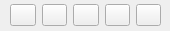
<?xml version="1.0" encoding="UTF-8"?>
<ui version="4.0">
 <class>frmStausbar</class>
 <widget class="QWidget" name="frmStausbar">
  <property name="geometry">
   <rect>
    <x>0</x>
    <y>0</y>
    <width>170</width>
    <height>31</height>
   </rect>
  </property>
  <property name="windowTitle">
   <string>Form</string>
  </property>
  <widget class="QWidget" name="horizontalLayoutWidget">
   <property name="geometry">
    <rect>
     <x>10</x>
     <y>0</y>
     <width>151</width>
     <height>31</height>
    </rect>
   </property>
   <layout class="QHBoxLayout" name="horizontalLayout">
    <item>
     <widget class="QPushButton" name="btnUser">
      <property name="text">
       <string/>
      </property>
     </widget>
    </item>
    <item>
     <widget class="QPushButton" name="btnType">
      <property name="text">
       <string/>
      </property>
     </widget>
    </item>
    <item>
     <widget class="QPushButton" name="btnPunctuation">
      <property name="text">
       <string/>
      </property>
     </widget>
    </item>
    <item>
     <widget class="QPushButton" name="btnKeyboard">
      <property name="text">
       <string/>
      </property>
     </widget>
    </item>
    <item>
     <widget class="QPushButton" name="btnSetup">
      <property name="text">
       <string/>
      </property>
     </widget>
    </item>
   </layout>
   <zorder>btnPunctuation</zorder>
   <zorder>btnType</zorder>
   <zorder>btnUser</zorder>
   <zorder>btnKeyboard</zorder>
   <zorder>btnSetup</zorder>
  </widget>
 </widget>
 <resources/>
 <connections/>
</ui>
